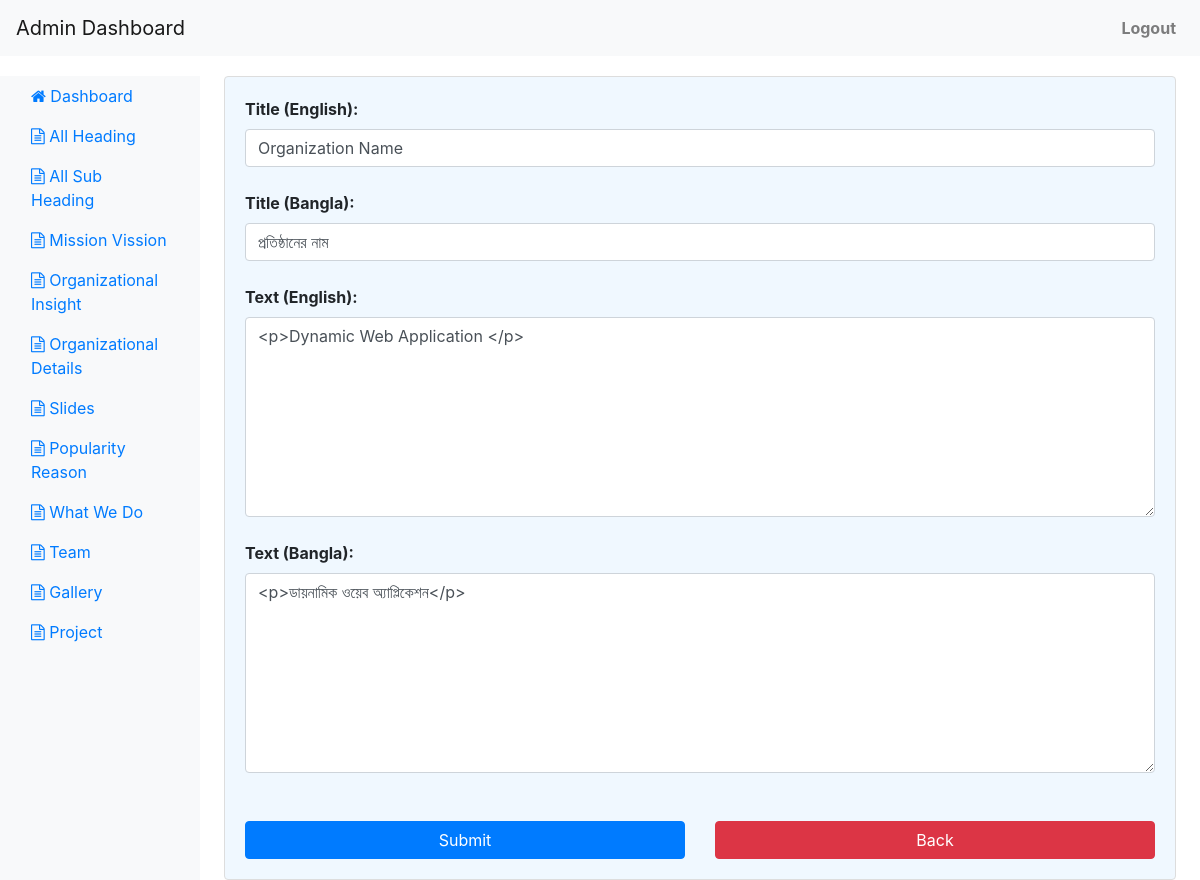
The page /organizational_details_edit.php?id=1 (signed in) on the database its author committed.
### tables this page shows
CREATE TABLE `organization_details_infos` (
  `id` int UNSIGNED NOT NULL,
  `title_en` varchar(255) DEFAULT NULL,
  `title_bn` varchar(255) DEFAULT NULL,
  `text_en` longtext,
  `text_bn` longtext
);

### organizational_details_edit.php (the view, shortened to what this page needs)
<?php
	include('config.php');
	$edit_id = isset($_GET['id']) ? $_GET['id'] : null;
	$get_data_col = null;
	if ($edit_id) {
		$get_edit_data_sql = "SELECT * FROM organization_details_infos WHERE id = '$edit_id'";
		$get_edit_data_result = $conn->query($get_edit_data_sql);
		if ($get_edit_data_result && $get_edit_data_result->num_rows > 0) {
			$get_data_col = $get_edit_data_result->fetch_assoc();
		} else {
			echo "Record not found!";
			exit();
		}
	}
?>
<!DOCTYPE html>
<html lang="en">
<head>
    <link rel="stylesheet" href="https://stackpath.bootstrapcdn.com/bootstrap/4.5.2/css/bootstrap.min.css">
	<link rel="stylesheet" href="https://cdnjs.cloudflare.com/ajax/libs/font-awesome/4.7.0/css/font-awesome.min.css">
</head>
<body>
<?php include('header.php');?>
<div class="container-fluid">
    <div class="row">
        <?php include('nav.php');?>
        <main role="main" class="col-md-9 ml-sm-auto col-lg-10 px-4">
			<form action="organizational_details_edit.php" method="post" style="border: 1px solid #ddd;padding: 20px;border-radius: 4px;background: aliceblue">
				<div class="row">
					<div class="col-md-12">
						<label for="title_en">Title (English):</label>
						<input type="text" class="form-control" id="title_en" name="title_en" value="<?php echo $get_data_col["title_en"];?>" required><br>
						<label for="title_bn">Title (Bangla):</label>
						<input type="text" class="form-control" id="title_bn" name="title_bn" value="<?php echo $get_data_col["title_bn"];?>" required><br>
						<label for="text_en">Text (English):</label>
						<textarea class="form-control" id="text_en" name="text_en" required><?php echo $get_data_col["text_en"];?></textarea><br>
						<label for="text_bn">Text (Bangla):</label>
						<textarea class="form-control" id="text_bn" name="text_bn" required><?php echo $get_data_col["text_bn"];?></textarea><br>
					</div>
					<div class="col-md-6">
						<br>
						<input type="submit" class="btn btn-primary btn-block" value="Submit">
					</div>
					<div class="col-md-6">
						<br>
						<a class="btn btn-danger btn-block" href="organizational_details.php">Back</a>
					</div>
				</div>
			</form>
        </main>
    </div>
</div>
</body>
</html>

### organizational_details_edit.php (style rules this page uses)
body { padding-top: 56px; }
.container-fluid { margin-top: 20px; }
textarea { height: 200px !important; }

### header.php (style rules this page uses)
label { font-weight: bold; }
.btn-primary { width: 100%; }

### rows shown on the page
organization_details_infos: title_en "Organization Name", title_bn "প্রতিষ্ঠানের নাম", text_en "<p>Dynamic Web Application </p>", text_bn "<p>ডায়নামিক ওয়েব অ্যাপ্লিকেশন</p>"
